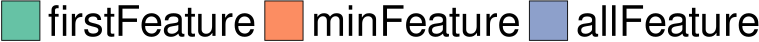

Source code (R):
library(grid)
library(ggplot2)
library(extrafont)
require("RColorBrewer")
require(scales)
font_import()
loadfonts()

mywidth=12
myheight=0.5
if(T){
    x1 <- read.table("synBarPlotDetect_legend.data", header=TRUE)
    cairo_pdf(file="synBarPlotDetect_legend.pdf",  width=mywidth, height=myheight)
    x1$type <- factor(x1$type, levels=c("FirstF","MinF","AllF"), labels=c("firstFeature","minFeature","allFeature"))
    x1$groupType <- factor(x1$groupType, levels=c("similar"), labels=c("Similarity"))
    my_hist=ggplot(data=x1, aes(x=groupType, y=ratio, fill=type)) +
    geom_bar(stat="identity", position=position_dodge(0.90), colour="black", width=0.8, size=0.3) +
    geom_text(aes(label = round(ratio*100,1)), position = position_dodge(0.90), hjust=0.5, vjust=-0.3,size=5,angle=0, color="black",family="Times New Roman") +
    scale_colour_brewer(palette = "Set2")+      
    coord_cartesian(ylim=c(0.055, 1.1)) +
    scale_y_continuous(breaks=seq(0, 1, 0.25), labels=format(seq(0, 100, 25), scientific=FALSE)) +
    # scale_x_discrete(breaks=type_name, labels=x_name) +
    scale_fill_brewer(palette = "Set2")+   
    guides(fill=guide_legend(nrow=1)) + 
    ylab("Match Ratio (%)") +
    xlab(NULL) +
    theme_bw() +
    theme(panel.grid.major=element_blank(), panel.grid.minor=element_blank(),
	    panel.background=element_blank(),
		panel.border = element_blank(),
		axis.line=element_line(colour="black", size=0.3),
		axis.ticks=element_line(size=0.3),
	    axis.text.x=element_text(margin=margin(10,0,0,0), angle=0, hjust=0.5, colour="black", size=18),
	    axis.title.y=element_text(margin=margin(0, 10, 0, 0), size=18, hjust=0.5),
	    axis.text.y=element_text(colour="black",size=18),
	    axis.title.x=element_text(margin=margin(5,-10,0,10), size=20),
        legend.title = element_blank(),
	    legend.key.size=unit(1, "cm"),
        legend.text=element_text(size=30,family="Times New Roman"),
	    # legend.position=c(0.6, 0.7),
        # legend.position="none",
		legend.direction="vertical",
        legend.margin = margin(t = 0, unit='cm'),
        plot.margin=unit(c(0.1,0.2,0.1,0.1), "cm")
    )
    g_legend <- function(a.gplot){
        tmp <- ggplot_gtable(ggplot_build(a.gplot))
        leg <- which(sapply(tmp$grobs, function(x) x$name) ==   "guide-box")
        legend <- tmp$grobs[[leg]]
        return(legend)}
        legend <- g_legend(my_hist)
        # or use cowplot package
        # legend <- cowplot::get_legend(my_hist)
        grid.newpage()
        grid.draw(legend)
}
